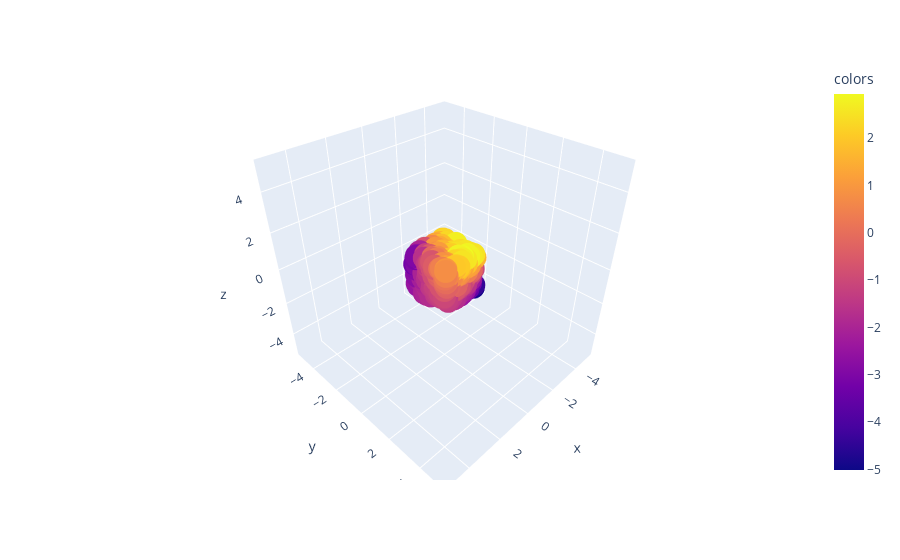

The notebook cell saved with this chart:
### Code cell
X = rejection_sample_from_surface(f, 1000)
plot_3d(X,X[:,-1], use_plotly=True)

### Figure 1 — Plotly figure (JSON) as saved in the notebook; plotly's stock layout.template omitted (floating-point values rounded to 4 significant figures; data arrays with more than 128 entries replaced by an {"elided": "..."} marker saying what was removed)
{"data": [{"hovertemplate": "x=%{x}<br>y=%{y}<br>z=%{z}<br>colors=%{marker.color}<extra></extra>", "legendgroup": "", "marker": {"color": {"elided": "1000 float values"}, "coloraxis": "coloraxis", "symbol": "circle"}, "mode": "markers", "name": "", "scene": "scene", "showlegend": false, "type": "scatter3d", "x": {"elided": "1000 float values"}, "y": {"elided": "1000 float values"}, "z": {"elided": "1000 float values"}}], "layout": {"coloraxis": {"colorbar": {"title": {"text": "colors"}}, "colorscale": [[0, "#0d0887"], [0.1111, "#46039f"], [0.2222, "#7201a8"], [0.3333, "#9c179e"], [0.4444, "#bd3786"], [0.5556, "#d8576b"], [0.6667, "#ed7953"], [0.7778, "#fb9f3a"], [0.8889, "#fdca26"], [1, "#f0f921"]]}, "legend": {"tracegroupgap": 0}, "margin": {"t": 60}, "scene": {"domain": {"x": [0, 1], "y": [0, 1]}, "xaxis": {"range": [-5.445, 5.445], "title": {"text": "x"}}, "yaxis": {"range": [-5.445, 5.445], "title": {"text": "y"}}, "zaxis": {"range": [-5.445, 5.445], "title": {"text": "z"}}}}}
